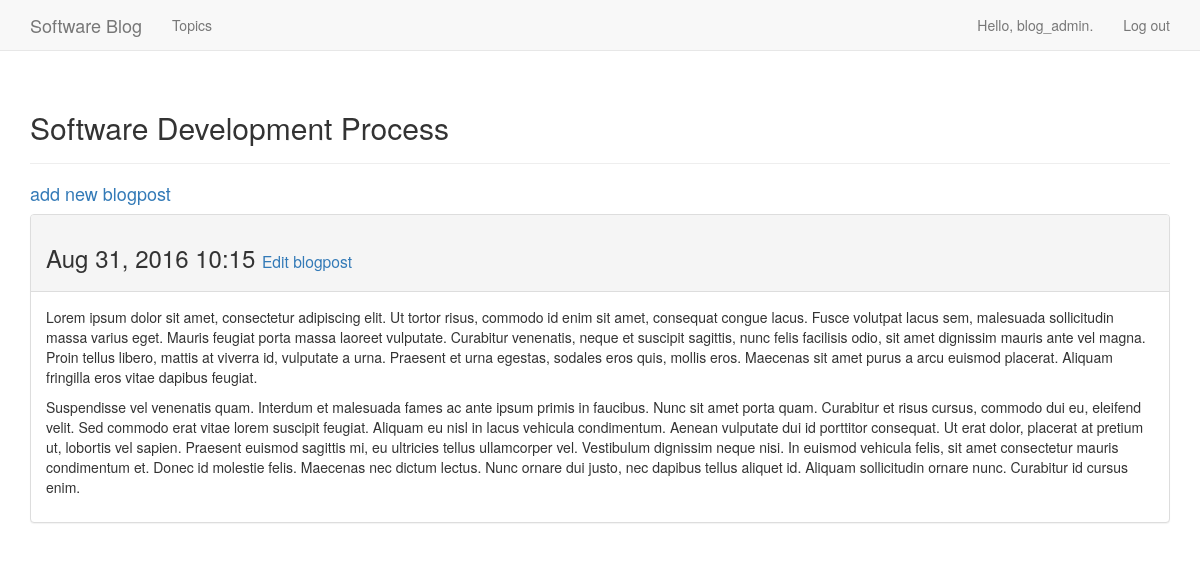
Page /topics/2/ (signed in) on the earlier database version.
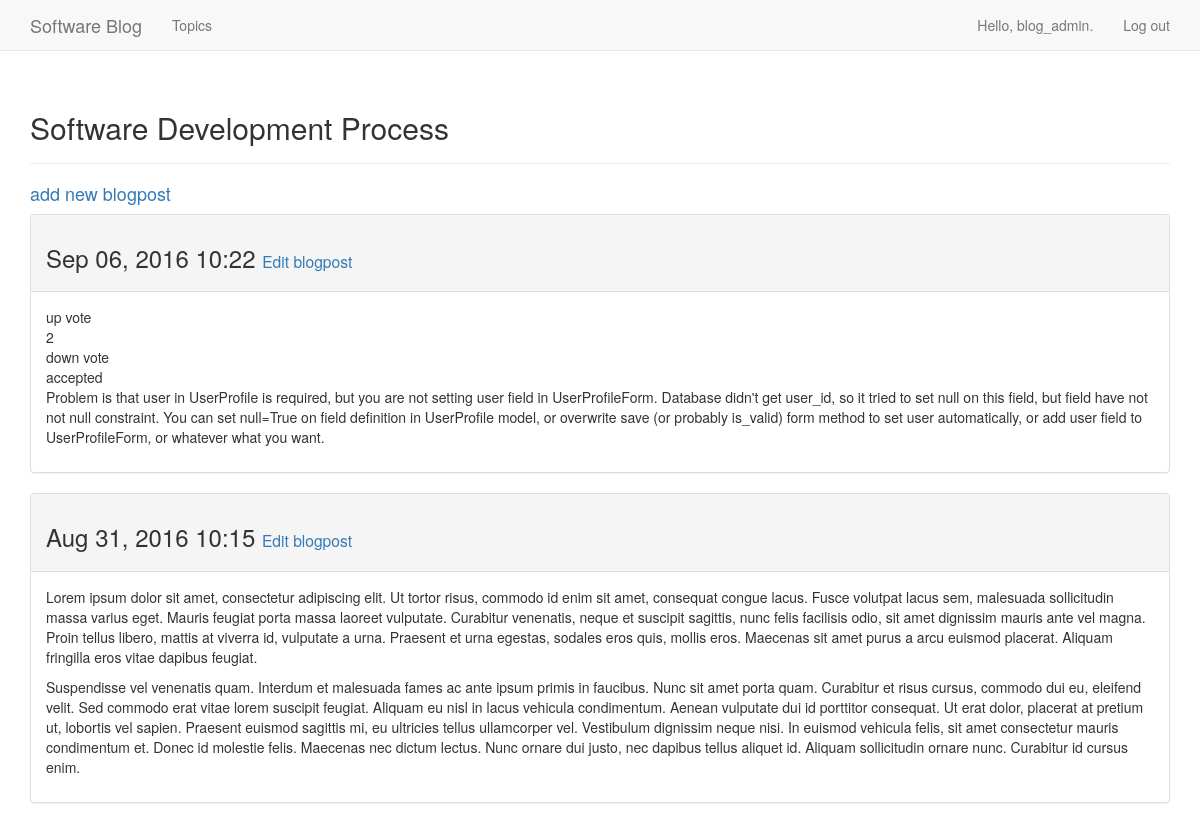
Same page on the later database version.
### blogs/models.py (models this page shows, shortened)
class Blogpost(models.Model):
	topic = models.ForeignKey(Topic)
	title = models.CharField(max_length=160)
	text = models.TextField()
	date_added = models.DateTimeField(auto_now_add=True)
	class Meta:
		verbose_name_plural = 'blogposts'

### blogs/views.py (the view)
# urls.py: url(r'^topics/(?P<topic_id>\d+)/$', views.topic, name='topic'),
@login_required
def topic(request, topic_id):
	topic = Topic.objects.get(id=topic_id)
	if topic.owner != request.user:
		raise Http404
	blogposts = topic.blogpost_set.order_by('-date_added')
	context = {'topic': topic, 'blogposts': blogposts}
	return render(request, 'blogs/topic.html', context)

### blogs/models.py (called while the page is built)
	def __str__(self):
		return self.text

### blogs/templates/blogs/topic.html
{% extends 'blogs/base.html' %}
{% block header %}
	<h2>{{ topic }}</h2>
{% endblock header %}
{% block content %}
<p>
	<h4><a href="{% url 'blogs:new_blogpost' topic.id %}">add new blogpost</a></h4>
</p>
	{% for blogpost in blogposts %}
		<div class="panel panel-default">
			<div class="panel-heading">
				<h3>
					{{ blogpost.date_added|date:'M d, Y H:i' }}
					<small>
						<a href="{% url 'blogs:edit_blogpost' blogpost.id %}">Edit blogpost</a>
					</small>
				</h3>
			</div>
			<div class="panel-body">
				{{ blogpost.text|linebreaks }}
			</div>
		</div>
	{% empty %}
		<li>
			There are no blog posts for this topic yet.
		</li>
	{% endfor %}
{% endblock content %}

Differences in the rows shown:
added Blogpost: date_added "Sep 06, 2016 10:22", text "up vote 2 down vote accepted Problem is that user in UserProfile is required, but you are not setting user field in UserProfileForm. Database didn't get user_id, so it tried to set null on this field, but field have not not null constraint. You can set null=True on field definition in UserProfile model, or overwrite save (or probably is_valid) form method to set user automatically, or add user field to UserProfileForm, or whatever what you want."
